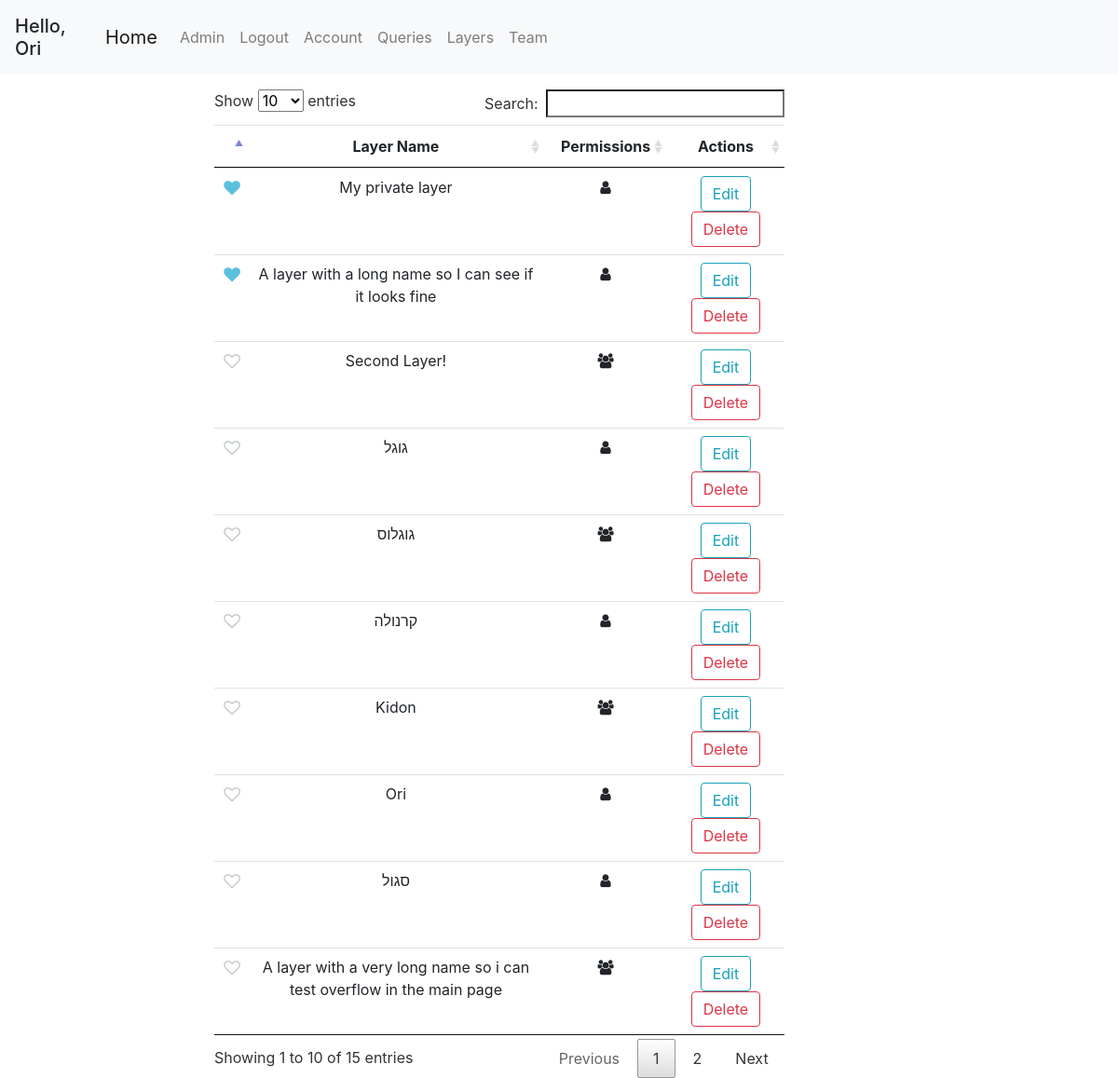
Page /layers (signed in) on the committed database.
### geoportal/models.py (models this page shows, shortened)
class User(db.Model, UserMixin):
    id = db.Column(db.Integer, primary_key=True)
    username = db.Column(db.String(20), unique=True, nullable=False)
    email = db.Column(db.String(120), unique=True, nullable=False)
    first_name = db.Column(db.String(20), nullable=False, default='')
    last_name = db.Column(db.String(20), nullable=False, default='')
    password = db.Column(db.String(60), nullable=False)
    team_id = db.Column(db.Integer, db.ForeignKey('team.id'))
    roles = db.relationship('Role', secondary='user_roles')
    layers = db.relationship('Layer', backref='user', lazy=True)
    queries = db.relationship('Query', backref='user', lazy=True)
    preferences = db.relationship('UserPreferences', backref='user', lazy=True)
    def has_role(self, role_name):
        for role in self.roles:
            if role.name == role_name:
                return True
        return False

class Layer(db.Model):
    id = db.Column(db.Integer, primary_key=True)
    name = db.Column(db.String(100), nullable=False)
    user_id = db.Column(db.Integer, db.ForeignKey('user.id'), nullable=False)
    default_color = db.Column(db.String(20), default='blue')
    only_user = db.Column(db.Boolean, default=True)
    only_team = db.Column(db.Boolean, default=False)
    public = db.Column(db.Boolean, default=False)
    points = db.relationship('Point', backref='layer', lazy=True)
    polygons = db.relationship('Polygon', backref='layer', lazy=True)

### geoportal/mapping/views.py (the view)
@mapping.route('/layers')
@login_required
def get_layers():
    layers = get_allowed_layers()
    return render_template('layers.html', layers=layers, marked_layers=get_favorite_layers())

### geoportal/mapping/utils.py (called while the page is built)
def marked_layers_first(layers):
    return sorted(layers, key=lambda layer: UserMarkedLayer.query.filter(and_(UserMarkedLayer.layer_id == layer.id, UserMarkedLayer.user_id == current_user.id)).first() is not None, reverse=True)

def get_allowed_layers():
    if current_user.is_authenticated:
        layers = Layer.query.all()
        authorized_layers = []
        for layer in layers:
            if (layer.only_team and User.query.get(layer.user_id).team_id == current_user.team_id) or layer.user_id == current_user.id:
                authorized_layers.append(layer)
        layers = authorized_layers
        layers = marked_layers_first(layers)
    else:
        layers = []
    return layers

def get_favorite_layers():
    if current_user.is_authenticated:
        marked_layers = db.session.query(UserMarkedLayer.layer_id).filter_by(user_id=current_user.id).all()
        return [layer[0] for layer in marked_layers]
    return []

### geoportal/models.py (called while the page is built)
@login_manager.user_loader
def load_user(user_id):
    return User.query.get(int(user_id))

### geoportal/templates/layers.html (shortened to what this page needs)
{% extends "base.html" %}
{% block content %}
<div class="col-md-10 mt-3">
    <table id="layers-table" class="table table-hover table-condensed dataTable no-footer">
        <thead style="text-align: center">
            <tr>
                <th></th>
                <th>Layer Name</th>
                <th>Permissions</th>
                <th>Actions</th>
            </tr>
        </thead>
        <tbody style="text-align: center">
        {% for layer in layers %}
            <tr id="{{ layer.id }}">
                <td>
                    <div class="pretty p-icon p-toggle p-plain">
                        <div class="state p-off">
                            <i class="icon fa fa-heart-o "></i>
                        </div>
                        <div class="state p-on p-info-o">
                            <i class="icon fa fa-heart"></i>
                        </div>
                    </div>
                </td>
                <td>{{ layer.name }}</td>
                <td>
                    {% if layer.only_user %}
                    <span data-name="only-user" class="fa fa-user"></span>
                    {% elif layer.only_team %}
                    <span data-name="share-team" class="fa fa-users"></span>
                    {% else %}
                    <span data-name="public" class="fa fa-globe"></span>
                    {% endif %}
                </td>
                <td>
                    <button class="btn btn-outline-info" onclick="editLayer({{ layer.id }})">Edit</button>
                    <button class="btn btn-outline-danger" onclick="deleteLayer({{ layer.id }})">Delete</button>
                </td>
            </tr>
        {% endfor %}
        </tbody>
    </table>
</div>
{% endblock content %}

### geoportal/templates/base.html (shortened to what this page needs)
<!DOCTYPE html>
<html lang="en">
<head>
    <link rel="stylesheet" href="/static/css/bootstrap/bootstrap.min.css"/>
    <link rel="stylesheet" href="/static/css/style.css"/>
    <link rel="stylesheet" href="/static/css/leaflet/leaflet.css"/>
    <link rel="stylesheet" href="/static/css/leaflet/leaflet.draw.css"/>
    <link rel="stylesheet" href="/static/css/dataTable/jquery.dataTables.min.css">
    <link rel="stylesheet" href="https://cdnjs.cloudflare.com/ajax/libs/font-awesome/4.7.0/css/font-awesome.min.css">
    <link rel="stylesheet" href="/static/css/utils/pretty-checkbox.min.css">
    <link rel="stylesheet" href="/static/css/leaflet/leaflet.contextmenu.css">
</head>
<body>
    <header class="site-header">
        <nav class="navbar navbar-expand-lg navbar-fixed-top navbar-light bg-light">
            {% if current_user.is_authenticated %}
            <h5 class="mt-2">Hello, {{ current_user.first_name }}</h5>
            {% endif %}
            <div class="container">
                <a class="navbar-brand" href="{{ url_for('main.home') }}">Home</a>
                <div class="collapse navbar-collapse" id="navbarSupportedContent">
                    <ul class="navbar-nav mr-auto">
                        {% if current_user.is_authenticated %}
                            {% if current_user.has_role('Admin') %}
                                <li class="nav-item"><a class="nav-link" href="/admin">Admin</a></li>
                            {% endif %}
                            <li class="nav-item"><a class="nav-link" href="{{ url_for('users.logout') }}">Logout</a></li>
                            <li class="nav-item"><a class="nav-link" href="{{ url_for('users.account') }}">Account</a></li>
                            <li class="nav-item"><a class="nav-link" href="{{ url_for('queries.get_queries') }}">Queries</a></li>
                            <li class="nav-item"><a class="nav-link" href="{{ url_for('mapping.get_layers') }}">Layers</a></li>
                            {% if current_user.team_id %}
                                <li class="nav-item"><a class="nav-link" href="{{ url_for('users.team') }}">Team</a></li>
                            {% else %}
                                <li class="nav-item"><a class="nav-link" href="{{ url_for('users.new_team') }}">Create Team</a></li>
                            {% endif %}
                        {% else %}
                            <li class="nav-item"><a class="nav-link" href="{{ url_for('users.login') }}">Login</a></li>
                            <li class="nav-item"><a class="nav-link" href="{{ url_for('users.register') }}">Register</a></li>
                        {% endif %}
                    </ul>
                </div>
            </div>
        </nav>
    </header>
    <div class="container-fluid" id="content">
        <div class="row">
            <div class="col-md-3 col-lg-2 sidebar">
            </div>
            <div class="col-md-6 col-lg-8 main">
                {% block content %}{% endblock %}
            </div>
            <div class="col-md-3 col-lg-2 sidebar" id="right-sidebar">
            </div>
        </div>
    </div>
</body>
</html>

### rows in the picture
User: first_name "Ori"
Layer: name "My private layer", only_user True (drawn)
Layer: name "A layer with a long name so I can see if it looks fine", only_user True (drawn)
Layer: name "Second Layer!", only_user False (drawn)
Layer: name "גוגל", only_user True (drawn)
Layer: name "גוגלוס", only_user False (drawn)
Layer: name "קרנולה", only_user True (drawn)
Layer: name "Kidon", only_user False (drawn)
Layer: name "Ori", only_user True (drawn)
Layer: name "סגול", only_user True (drawn)
Layer: name "A layer with a very long name so i can test overflow in the main page", only_user False (drawn)
